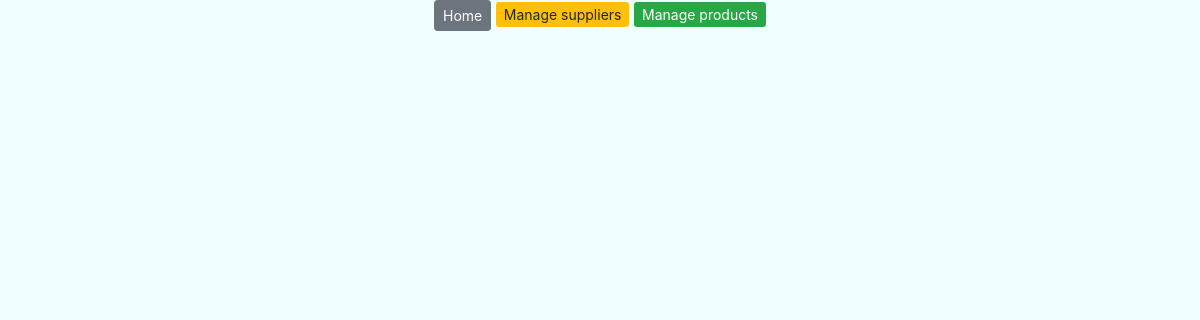
Before: /edit-product-get/3/ with the older database file.
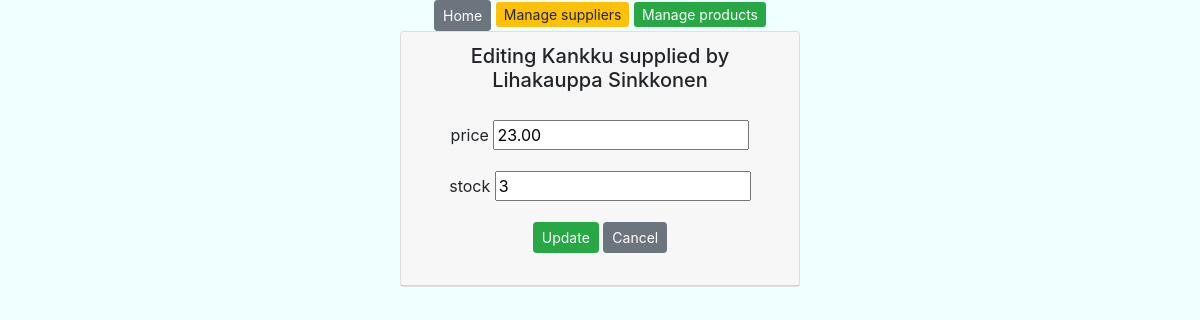
After: the same page with the newer database file.
### app/models.py (models this page shows)
class Product(models.Model):
    productname = models.CharField(max_length = 20, default = "laku")
    packagesize = models.CharField(max_length = 20, default = 3)
    unitprice = models.DecimalField(max_digits=8, decimal_places=2, default=1.00)
    unitsinstock = models.IntegerField(default = 3)
    supplier = models.ForeignKey(Supplier, on_delete=models.CASCADE)

class Supplier(models.Model):
    companyname = models.CharField(max_length = 50, default="firma")
    contactname = models.CharField(max_length = 50, default="firma")
    address = models.CharField(max_length = 100, default="firma")
    phone = models.CharField(max_length = 20, default="firma")
    email = models.CharField(max_length = 50, default="firma")
    country = models.CharField(max_length = 50, default="firma")

### app/views.py (the view)
# urls.py: path('edit-product-get/<int:iidee>/', edit_product_get),
def edit_product_get(request,iidee):
        product = Product.objects.filter(id = iidee)
        context = {'product': product}
        return render (request, "edit_product.html",context)

### app/templates/edit_product.html (shortened to what this page needs)
{% extends 'index.html' %}
{% block content %}
{% for p in product %}
<div class="card" style="width: 25rem;">
    <div class="card-header">
        <h5>Editing {{p.productname}} supplied by {{p.supplier.companyname}}</h5>
        <div class="card-body">
            <form method="post" action="/edit-product-post/{{p.id}}/">
                <div class="form-group">
                    <label>price</label>
                    <input type="number" name="unitprice" value={{p.unitprice}}>
                </div>
                <div class="form-group">
                    <label>stock</label>
                    <input type="number" name="unitsinstock" value={{p.unitsinstock}}>
                </div>
                <input type="submit" value="Update" class="btn btn-success btn-sm">
                <input type="button" onclick="window.location.href='/products.html'" id="hide-btn"
                    class="btn btn-secondary btn-sm" value="Cancel">
            </form>
        </div>
    </div>
</div>
{% endfor %}
{% endblock %}

Changed rows visible on the page:
added Product: productname "Kankku", supplier.companyname "Lihakauppa Sinkkonen", unitprice "23.00", unitsinstock "3"
